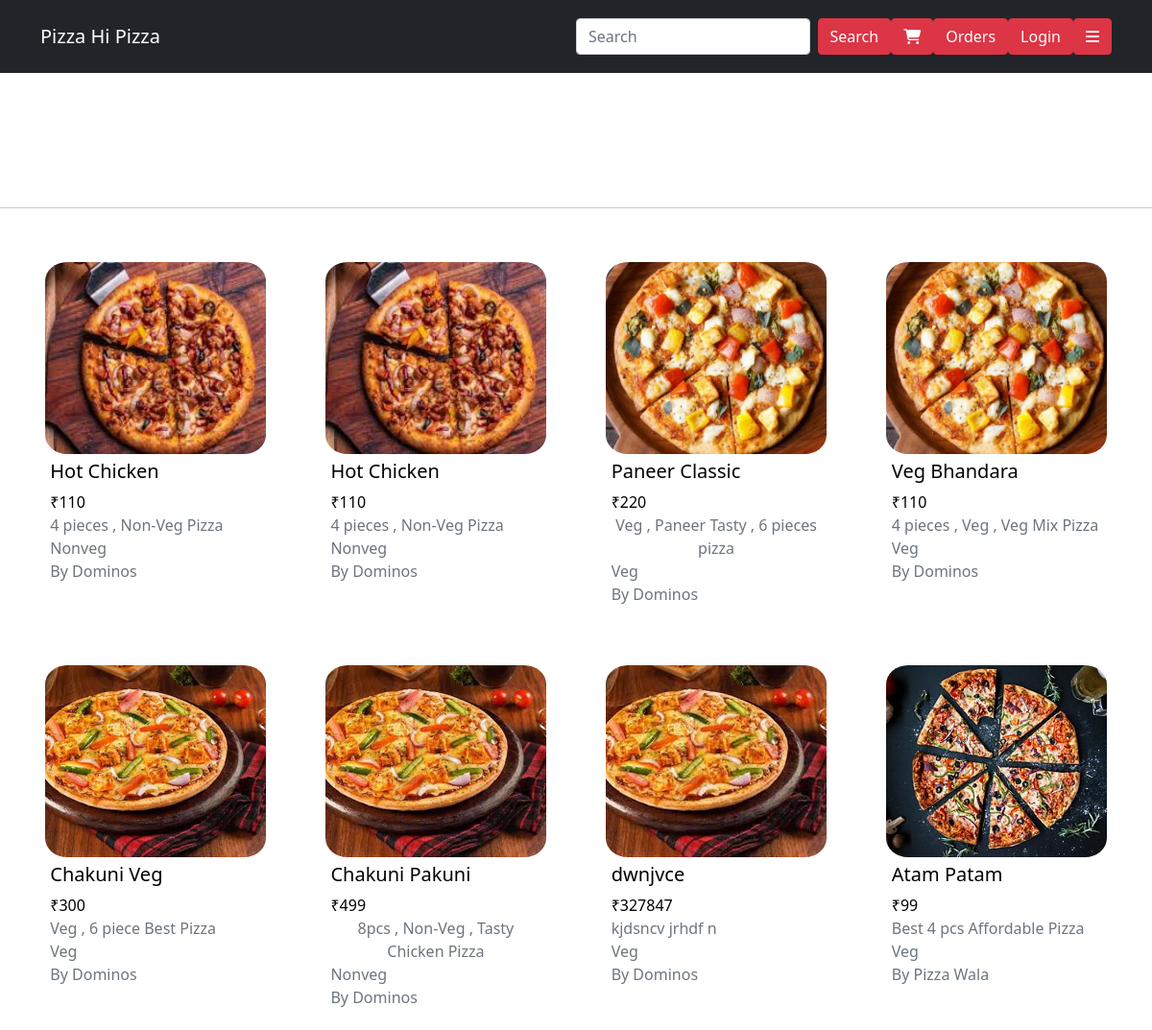
The page / on the database its author committed.
### models/models.py (models this page shows)
class MainModel(models.Model):
    id = models.UUIDField(default=uuid.uuid4  , editable=False , primary_key=True)
    class Meta:
        abstract = True

class Pizza(MainModel):
    img = models.FileField(upload_to='images' , default=None)
    ex_img = models.FileField(upload_to='images' , default='images/image2.png')
    name = models.CharField(max_length=50)
    price = models.IntegerField()
    category = models.CharField(max_length=50)
    owner = models.ForeignKey(sellers , on_delete=models.CASCADE , default=0)
    descrip = models.CharField(max_length=100 , default='Pizza')

class sellers(models.Model):
    name = models.CharField(max_length=100 , default ='none')
    user = models.ForeignKey(User , on_delete=models.CASCADE)
    gmail = models.EmailField(max_length=250)
    phone = models.IntegerField()
    address =models.CharField(max_length=150 , default ='none')
    state = models.CharField(max_length=50 , default ='none')
    city = models.CharField(max_length=50 , default ='none')

### models/views.py (the view)
# urls.py: 2. Add a URL to urlpatterns:  path('', views.home, name='home')
def home(request):
    try:
        seller = sellers.objects.get(user = request.user)
        s_name = seller.name
        if request.method == 'POST':
            val = request.POST.get('search')
            obj = Pizza.objects.filter(name__contains = val )
            data = obj
            try:
                cart = Carts.objects.get(user = request.user)
                items = cart.cart_items.all().count()
            except:
                items = 0
            return render(request , "home.html" , {'pizza' : data , 'count':items , 'search':val , 'name':s_name})
        else:
            try:
                print('ryokai')
                data = Pizza.objects.all()
                cart = Carts.objects.get(user = request.user)
                items = cart.cart_items.all().count()
                for i in CartItems.objects.filter(cart=cart):
                    ids = Pizza.objects.filter(id = i.pizzas.id)
                    print(ids)
                return render(request , "home.html" , {'pizza' : data , 'count':items  , 'n':'n' , 'cartitems':CartItems.objects.filter(cart=cart) , 'pizzas':Pizza ,'cart':cart, 'name':s_name})
            except:
                data = Pizza.objects.all()
                return render(request , 'home.html' , {'pizza':data, 'name':s_name})
    except:
        if request.method == 'POST':
            val = request.POST.get('search')
            obj = Pizza.objects.filter(name__contains = val )
            data = obj
            try:
                cart = Carts.objects.get(user = request.user)
                items = cart.cart_items.all().count()
            except:
                items = 0
            return render(request , "home.html" , {'pizza' : data , 'count':items , 'search':val})
        else:
            try:
                print('ryokai')
                data = Pizza.objects.all()
                try:
                    cart = Carts.objects.get(user = request.user)
                    items = cart.cart_items.all().count()
                except:
                    items = 0
                for i in CartItems.objects.filter(cart=cart):
                    ids = Pizza.objects.filter(id = i.pizzas.id)
                    print(ids)
                return render(request , "home.html" , {'pizza' : data , 'count':items  , 'n':'n' , 'cartitems':CartItems.objects.filter(cart=cart) , 'pizzas':Pizza ,'cart':cart})
            except:
                data = Pizza.objects.all()
                return render(request , 'home.html' , {'pizza':data})

### templates/home.html (shortened to what this page needs)
<!DOCTYPE html>
<html lang="en">
<head>
    <link rel="stylesheet" href="https://cdnjs.cloudflare.com/ajax/libs/font-awesome/6.6.0/css/all.min.css">
    <link href="https://cdn.jsdelivr.net/npm/bootstrap@5.0.2/dist/css/bootstrap.min.css" rel="stylesheet"
>
    <link rel="stylesheet" href="/static/home.css">
</head>
<body>
    <div class="box"
        style="width: 100%;height: 200px;text-align: center;display: flex;flex-direction: column;align-items: center;">
        <nav class="navbar navbar-dark bg-dark w-100 , navbar">
            <div class="container">
                <div
                    style="display: flex;align-items: start;justify-content: space-between;width: 25%;flex-direction: column;">
                    <a class="navbar-brand">Pizza Hi Pizza</a>
                </div>
                <div style="display: flex;align-items: center;justify-content: space-evenly;width: 50%;height: 60px;">
                    <form class="d-flex" method="post">
                        <input class="form-control me-2" type="search" placeholder="Search" aria-label="Search"
                            name="search">
                        <button class="btn btn-danger" type="submit">Search</button>
                    </form>
                    <a href="/cart" class="btn btn-danger">
                        <i class="fa-solid fa-cart-shopping" style="color: white;"> {{count}}</i>
                    </a>
                    <button class="btn btn-danger">Orders</button>
                    {% if request.user.is_authenticated %}
                    <a href="/logout" class="btn btn-danger" id="log_btn">Logout</a>
                    {% else %}
                    <a href="/login" class="btn btn-danger" id="log_btn">Login</a>
                    {% endif %}
                    <div class="dropdown" onmouseover="document.getElementById('menuu').style.display='block'"
                        onmouseleave="document.getElementById('menuu').style.display='none'">
                        <button type="button" id="toggler" class="btn btn-danger" data-bs-toggle="dropdown">
                            <i class="fa-solid fa-bars" style="color: white;"></i>
                        </button>
                    </div>
                </div>
        </nav>
    </div>
    <hr>
    <div class="shop">
        {% for i in pizza%}
        <a href="{% url 'details' i.id %}" style=" text-decoration: none;color: black;">
            <div class="boxes" >
                <img src="/media/{{i.img}}" >
                <div class="body">
                    <div style="width: 80%;height: fit-content;display: flex;justify-content: space-between;">
                        <h5 class="">{{i.name}}</h5>
                    </div>
                    <p >₹{{i.price}}</p>
                    <p class="text-muted">{{i.descrip}}</p>
                    <p class="text-muted">{{i.category}}</p>
                    <p class="text-muted">By {{i.owner.name}}</p>
                </div>
            </div>
        </a>
        {% endfor %}
    </div>
</body>
</html>

### static/home.css (style rules this page uses)
* { margin: 0px; padding: 0px; }

### templates/home.html (style rules this page uses)
.shop { text-align: center; }
.boxes { width: 24%; display: inline-flex; flex-direction: column; align-items: center; justify-content: center; color: black; margin: 0px; margin-bottom: 20px; height: 400px; text-align: center; }
.boxes img { width: 80%; height: 50%; object-fit: cover; object-position: center; border-radius: 10%; }
.body { width: 80%; height: 30%; padding: 2%; }
.body h5 { width: fit-content; }
.body p { width: fit-content; height: min-content; margin: 0px; }
.navbar { position: fixed; z-index: 50000; }

### rows shown on the page
Pizza: img (picture), name "Hot Chicken", price "110", descrip "4 pieces , Non-Veg Pizza", category "Nonveg", owner.name "Dominos"
Pizza: img (picture), name "Hot Chicken", price "110", descrip "4 pieces , Non-Veg Pizza", category "Nonveg", owner.name "Dominos"
Pizza: img (picture), name "Paneer Classic", price "220", descrip "Veg , Paneer Tasty , 6 pieces pizza", category "Veg", owner.name "Dominos"
Pizza: img (picture), name "Veg Bhandara", price "110", descrip "4 pieces , Veg , Veg Mix Pizza", category "Veg", owner.name "Dominos"
Pizza: img (picture), name "Chakuni Veg", price "300", descrip "Veg , 6 piece Best Pizza", category "Veg", owner.name "Dominos"
Pizza: img (picture), name "Chakuni Pakuni", price "499", descrip "8pcs , Non-Veg , Tasty Chicken Pizza", category "Nonveg", owner.name "Dominos"
Pizza: img (picture), name "dwnjvce", price "327847", descrip "kjdsncv jrhdf n", category "Veg", owner.name "Dominos"
Pizza: img (picture), name "Atam Patam", price "99", descrip "Best 4 pcs Affordable Pizza", category "Veg", owner.name "Pizza Wala"
